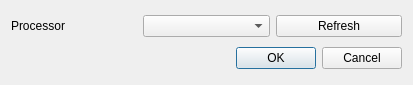
<?xml version="1.0" encoding="UTF-8"?>
<ui version="4.0">
 <class>AddProcessorDialogClass</class>
 <widget class="QDialog" name="AddProcessorDialogClass">
  <property name="geometry">
   <rect>
    <x>0</x>
    <y>0</y>
    <width>413</width>
    <height>85</height>
   </rect>
  </property>
  <property name="windowTitle">
   <string>AddProcessorDialog</string>
  </property>
  <layout class="QGridLayout" name="gridLayout">
   <item row="1" column="0" colspan="3">
    <widget class="QDialogButtonBox" name="buttonBox">
     <property name="standardButtons">
      <set>QDialogButtonBox::StandardButton::Cancel|QDialogButtonBox::StandardButton::Ok</set>
     </property>
    </widget>
   </item>
   <item row="0" column="1">
    <widget class="QComboBox" name="dropdownProcessor"/>
   </item>
   <item row="0" column="0">
    <widget class="QLabel" name="label">
     <property name="text">
      <string>Processor</string>
     </property>
    </widget>
   </item>
   <item row="0" column="2">
    <widget class="QPushButton" name="buttonRefresh">
     <property name="text">
      <string>Refresh</string>
     </property>
    </widget>
   </item>
  </layout>
 </widget>
 <layoutdefault spacing="6" margin="11"/>
 <resources/>
 <connections/>
</ui>
